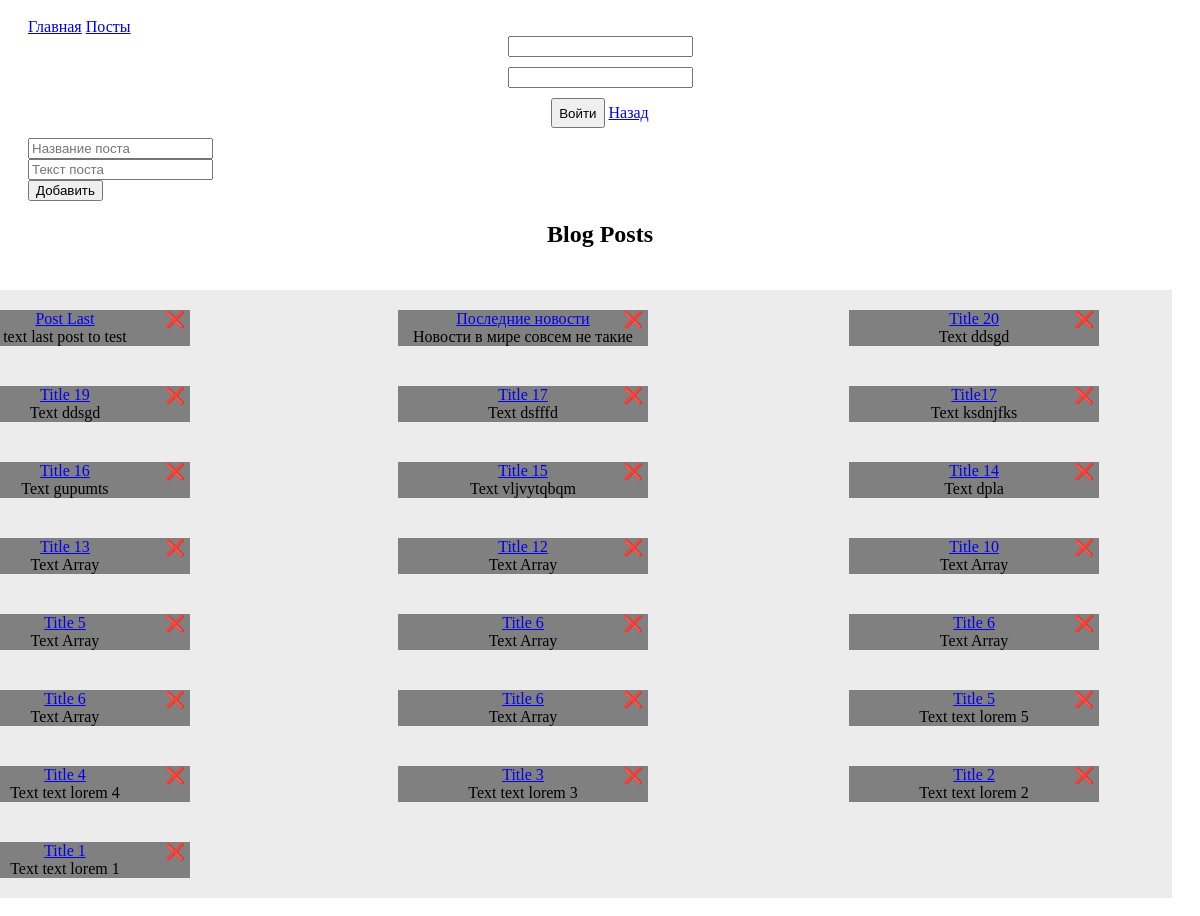
Before: / with the older database file.
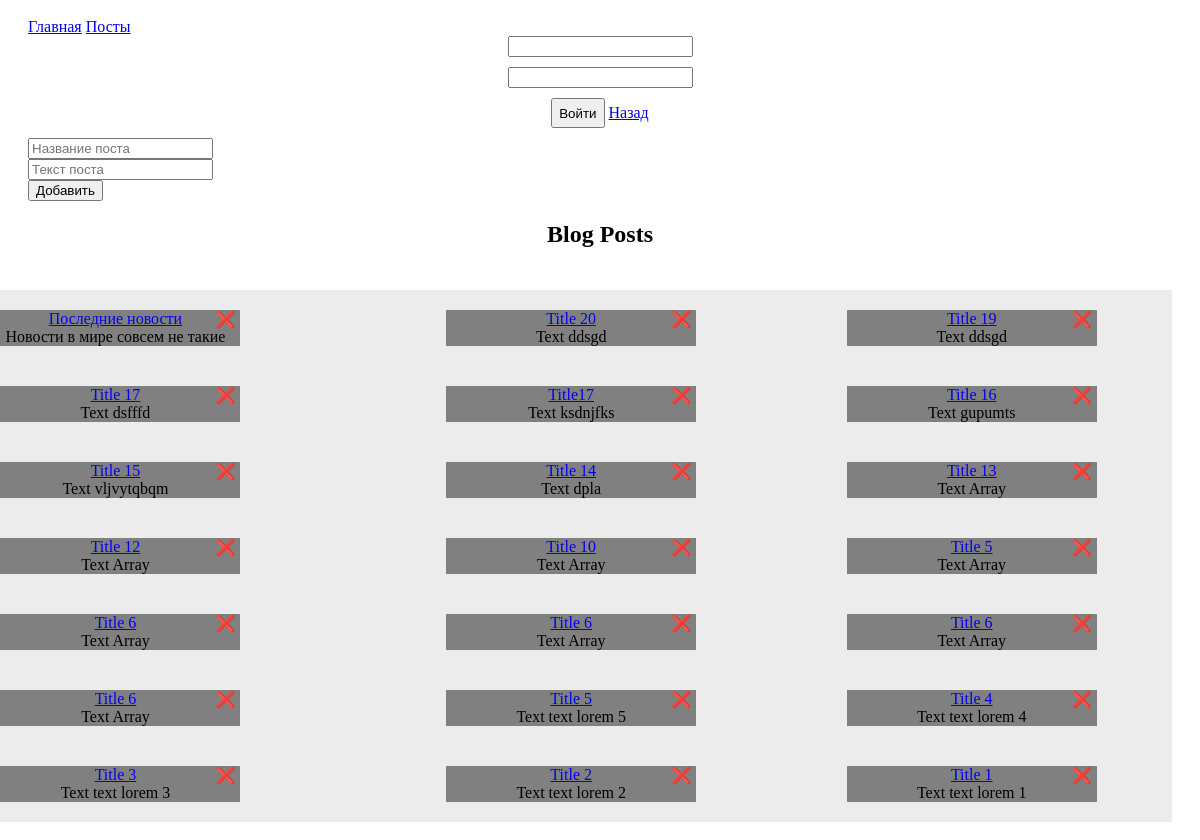
After: the same page with the newer database file.
### tables this page shows
CREATE TABLE `posts` (
	`id` INTEGER  PRIMARY KEY AUTOINCREMENT UNIQUE,
	`title` TEXT NOT NULL,
	`text` TEXT NOT NULL,
	`id_category` INTEGER,
	FOREIGN KEY(`id_category`) REFERENCES `categories`(`id`) ON DELETE RESTRICT);

### src/Model/Post.php (called while the page is built, shortened)
<?php
class Post extends Model
{
    protected static function getTableName():string
    {
        return "posts";
    }
}

### src/Model/DbModel.php (called while the page is built, shortened)
<?php
abstract class DbModel implements IModel
{
    public static function getAll()
    {
        $table = static::getTableName();
        $sql = "SELECT * FROM $table ORDER BY id DESC";
        return DataBase::getInstance()->queryAll($sql);
    }
}

### src/traits/TSingletone.php (called while the page is built, shortened)
<?php
trait TSingletone
{
    private static ?DataBase $instance = null;
    public static function getInstance()
    {
        if (is_null(static::$instance)) {
            static::$instance = new static();
        }
        return static::$instance;
    }
}

### src/core/DataBase.php (called while the page is built, shortened)
<?php
class DataBase
{
    private array $config = [
        'driver' => 'sqlite',
        'host' => 'localhost',
        'login' => '',
        'password' => '',
        'database' => 'database.db'
    ];
    private ?PDO $connection = null;
    private function getConnection(): PDO
    {
        if (is_null($this->connection)) {
            $this->connection = new PDO("{$this->config['driver']}:../{$this->config['database']}");
            $this->connection->setAttribute(PDO::ATTR_DEFAULT_FETCH_MODE, PDO::FETCH_ASSOC);
        }
        return $this->connection;
    }
    private function query(string $sql, array $params = []): PDOStatement
    {
        $pdoStatement = $this->getConnection()->prepare($sql);
        $pdoStatement->execute($params);
        return $pdoStatement;
    }
    public function queryAll($sql): bool|array
    {
        return $this->query($sql)->fetchAll();
    }
}

### src/Model/User.php (called while the page is built, shortened)
<?php
class User extends Model
{
    public static function getUserRole()
    {
        return $_SESSION['login'] ?? false;
    }
}

### src/core/Render.php (called while the page is built, shortened)
<?php
class Render implements IRender
{
    public function renderTemplate($template, $params = []): string
    {
        extract($params);
        include '../src/views/' . $template . ".php";
        return ob_get_clean();
    }
}

### src/views/posts/index.php (the view, shortened to what this page needs)
<!DOCTYPE html>
<html lang="en">
<head>
</head>
<body>
    <form action="/?c=posts&a=save" method="post">
        <input type="text" name="title" placeholder="Название поста" /><br />
        <input type="text" name="text" placeholder="Текст поста" /><br />
        <input type="submit" value="Добавить" />
    </form>
    <section style="text-align: center;
                    margin-top: 0;
                    margin-bottom: 0;">
        <h1>Blog Posts</h1>
        <div style="margin: 42px auto 0 calc(((100% - 1480px) / 2));
                    display: grid;
                    grid-template-columns: repeat(3, auto);
                    min-height: 100%;
                    background-color: #ececec;">
            <?php foreach ($posts as $post): ?>
                <div class="u-carousel-duration-750 u-carousel-right u-gallery u-layout-grid u-lightbox u-show-text-always u-thumbnails-position-bottom u-gallery-1" id="carousel-49c1" data-pswp-uid="1">
                    <div style=" text-align: center; background: grey; height: auto; max-width: 250px; margin: 20px auto">
                        <div style="display:inline; position:relative;">
                            <a href="/?c=posts&a=show&id=<?= $post['id'] ?>">
                                <span><?= $post['title'] ?></span>
                            </a>
                            <a href="/?c=posts&a=delete&id=<?= $post['id'] ?>">
                                <span style="position:absolute; padding:0 5px; right:0;">❌</span>
                            </a>
                            <div class="u-align-center u-over-slide u-over-slide-1">
                                <span><?= $post['text'] ?></span>
                            </div>
                        </div>
                    </div>
                </div>
            <?php endforeach; ?>
        </div>
    </section>
</body>
</html>

### public/index.php (shortened to what this page needs)
<?php
$controllerName = $_GET["c"] ?? 'posts';
$actionName = $_GET["a"] ?? 'index';
$controllerClass = "Sergey\\Oop\\controllers\\"  . ucfirst($controllerName) . "Controller";;
try {
    if (class_exists($controllerClass)) {
        $controller = new $controllerClass(new Render());
        $controller->runAction($actionName);
    } else {
        throw new Exception("Нет такого контроллера");
    }
} catch (Exception $ex) {
    echo $ex->getMessage();
}

### src/controllers/Controller.php (shortened to what this page needs)
<?php
abstract class Controller
{
    protected IRender $render;
    public function __construct(IRender $render)
    {
        $this->render = $render;
    }
    public function runAction($action)
    {
        $method = "action" . ucfirst($action);
        if (method_exists($this, $method)) {
            $this->$method();
        } else {
            echo "404!!! -> Нет такого ACtion";
        }
    }
    public function render($template, $params = []): string
    {
        return $this->renderTemplate('layouts/main', [
            'menu' => $this->renderTemplate('menu', [
                'user' => User::getUserRole()
            ]),
            'content' => $this->renderTemplate($template, $params)
        ]);
    }
    public function renderTemplate($template, $params = [])
    {
        return $this->render->renderTemplate($template, $params);
    }
}

### src/controllers/PostsController.php (shortened to what this page needs)
<?php
class PostsController extends Controller
{
    public function actionIndex()
    {
        $posts = Post::getAll();
        $message = $_SESSION['message'] ?? null;
        echo $this->render('posts/index', [
            'posts' => $posts,
            'message' => $message
        ]);
    }
}

### src/views/menu.php (shortened to what this page needs)
<a href="/">Главная</a>
<a href="/?c=posts">Посты</a>
<?php if ($user): ?>
    <div class="button login" style="position: absolute; right: 90px; top: 10px;">
        <span style="padding-right: 20px;">Привет <?= $user ?></span>
        <a class="btn btn-secondary" href="/?c=auth&a=logout">Выйти</a>
    </div>
<?php else: ?>
    <form action="/?c=auth&a=login" method="post">
        <div class="row" style="text-align: center;">
            <div class="form-data">
                <input type="text" name="login">
            </div>
            <div class="form-data" style=" margin-top: 10px;">
                <input type="password" name="pass">
            </div>
            <div style="margin: 10px 20px;">
                <input class="btn btn-primary" type="submit" value="Войти" style="
                position: relative;
                width: auto;
                height: 30px;
                text-align: center;"></input>
                <a class="btn btn-primary" href="/?c=auth&a=logout"
                    style=" position: relative;
                            width: auto;
                            height: 40px;
                            text-align: center;">
                    Назад
                </a>
            </div>
    </form>
<?php endif; ?>

### src/views/layouts/main.php (shortened to what this page needs)
<!DOCTYPE html>
<html lang="en">
<head>
</head>
<body>
    <div style="padding: 10px 20px;">
        <?= $menu ?>
    </div>
    <?= $content ?>
</body>
</html>

Changed rows visible on the page:
removed posts: title "Post Last", text "text last post to test"
